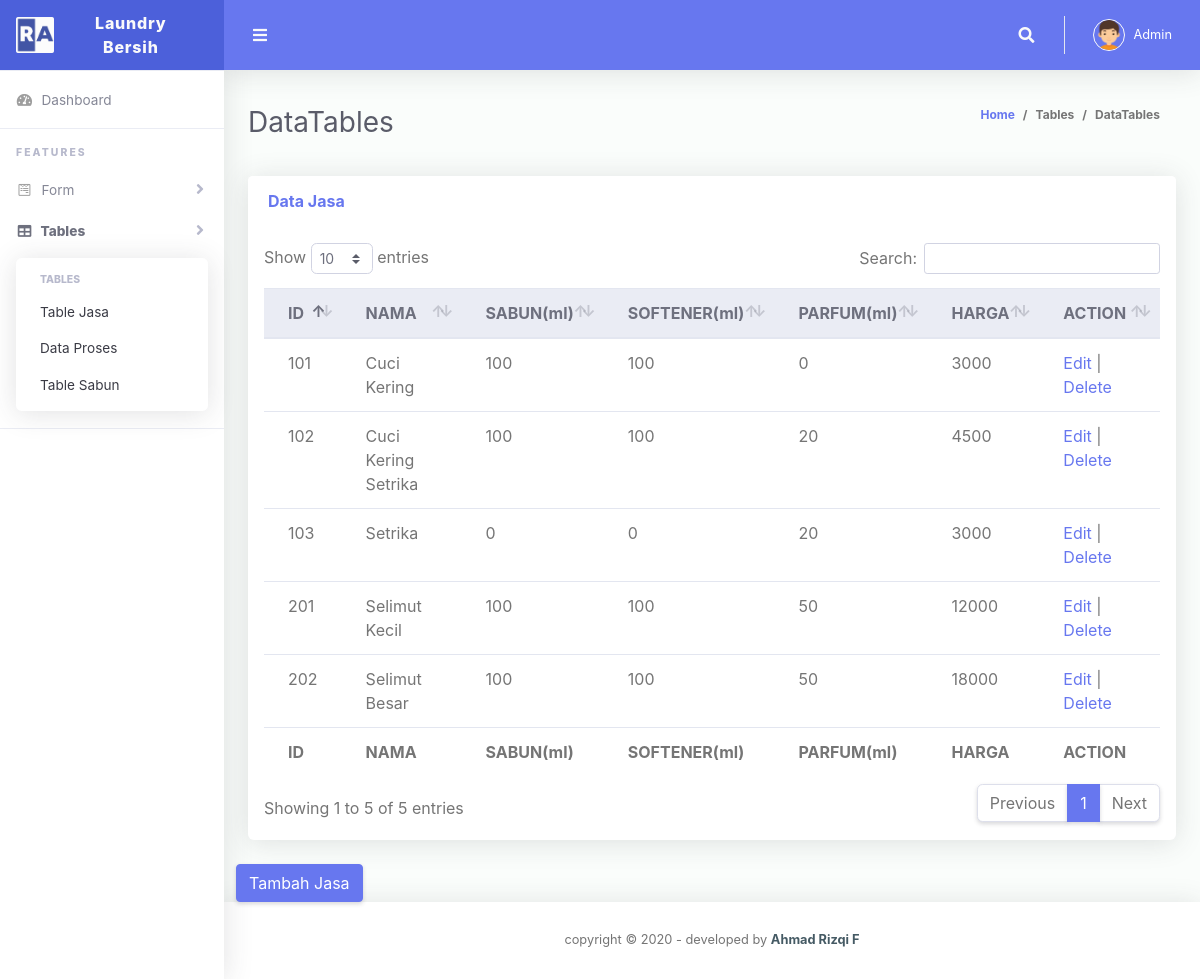
Screenshot of /lama/datajasa.php with the database file from the repository.
### tables this page shows
CREATE TABLE `t_jasa` (
  `id` varchar(4) NOT NULL,
  `nama` varchar(20) NOT NULL,
  `sabun` int(4) NOT NULL,
  `softener` int(4) NOT NULL,
  `parfum` int(4) NOT NULL,
  `harga` int(3) NOT NULL
);

### lama/datajasa.php (the view, shortened to what this page needs)
<!DOCTYPE html>
<html lang="en">
<head>
  <link href="vendor/fontawesome-free/css/all.min.css" rel="stylesheet" type="text/css">
  <link href="vendor/bootstrap/css/bootstrap.min.css" rel="stylesheet" type="text/css">
  <link href="css/ruang-admin.min.css" rel="stylesheet">
  <link href="vendor/datatables/dataTables.bootstrap4.min.css" rel="stylesheet">
</head>
<body id="page-top">
  <div id="wrapper">
    <ul class="navbar-nav sidebar sidebar-light accordion" id="accordionSidebar">
      <a class="sidebar-brand d-flex align-items-center justify-content-center" href="index.php">
        <div class="sidebar-brand-icon">
          <img src="img/logo/logo2.png">
        </div>
        <div class="sidebar-brand-text mx-3">Laundry Bersih</div>
      </a>
      <hr class="sidebar-divider my-0">
      <li class="nav-item">
        <a class="nav-link" href="index.php">
          <i class="fas fa-fw fa-tachometer-alt"></i>
          <span>Dashboard</span></a>
      </li>
      <hr class="sidebar-divider">
      <div class="sidebar-heading">
        Features
      </div>
      <li class="nav-item">
        <a class="nav-link collapsed" href="#" data-toggle="collapse" data-target="#collapseForms" aria-expanded="true"
          aria-controls="collapseForms">
          <i class="fab fa-fw fa-wpforms"></i>
          <span>Form</span>
        </a>
      </li>
      <li class="nav-item active">
        <a class="nav-link collapsed" href="#" data-toggle="collapse" data-target="#collapseTable" aria-expanded="true"
          aria-controls="collapseTable">
          <i class="fas fa-fw fa-table"></i>
          <span>Tables</span>
        </a>
        <div id="collapseTable" class="collapse show" aria-labelledby="headingTable" data-parent="#accordionSidebar">
          <div class="bg-white py-2 collapse-inner rounded">
            <h6 class="collapse-header">Tables</h6>
            <a class="collapse-item" href="datajasa.php">Table Jasa</a>
            <a class="collapse-item" href="datamasuk.php">Data Proses</a>
            <a class="collapse-item" href="datasabun.php">Table Sabun</a>
          </div>
        </div>
      </li>
      <hr class="sidebar-divider">
    </ul>
    <div id="content-wrapper" class="d-flex flex-column">
      <div id="content">
        <nav class="navbar navbar-expand navbar-light bg-navbar topbar mb-4 static-top">
          <button id="sidebarToggleTop" class="btn btn-link rounded-circle mr-3">
            <i class="fa fa-bars"></i>
          </button>
          <ul class="navbar-nav ml-auto">
            <li class="nav-item dropdown no-arrow">
              <a class="nav-link dropdown-toggle" href="#" id="searchDropdown" role="button" data-toggle="dropdown"
                aria-haspopup="true" aria-expanded="false">
                <i class="fas fa-search fa-fw"></i>
              </a>
            </li>
            <li class="nav-item dropdown no-arrow">
              <a class="nav-link dropdown-toggle" href="#" id="userDropdown" role="button" data-toggle="dropdown"
                aria-haspopup="true" aria-expanded="false">
                <img class="img-profile rounded-circle" src="img/boy.png" style="max-width: 60px">
                <span class="ml-2 d-none d-lg-inline text-white small">Admin</span>
              </a>
            </li>
          </ul>
        </nav>
        <div class="container-fluid" id="container-wrapper">
          <div class="d-sm-flex align-items-center justify-content-between mb-4">
            <h1 class="h3 mb-0 text-gray-800">DataTables</h1>
            <ol class="breadcrumb">
              <li class="breadcrumb-item"><a href="./">Home</a></li>
              <li class="breadcrumb-item">Tables</li>
              <li class="breadcrumb-item active" aria-current="page">DataTables</li>
            </ol>
          </div>
          <div class="row">
            <div class="col-lg-12">
              <div class="card mb-4">
                <div class="card-header py-3 d-flex flex-row align-items-center justify-content-between">
                  <h6 class="m-0 font-weight-bold text-primary">Data Jasa</h6>
                </div>
                <div class="table-responsive p-3">
                  <table class="table align-items-center table-flush" id="dataTable">
                    <thead class="thead-light">
                      <tr>
                        <th>ID</th>
                        <th>NAMA</th>
                        <th>SABUN(ml)</th>
                        <th>SOFTENER(ml)</th>
                        <th>PARFUM(ml)</th>
                        <th>HARGA</th>
                        <th>ACTION</th>
                      </tr>
                    </thead>
                    <?php
  include 'libs/conn.php';
  $data = MySQLi_query($mysqli,"SELECT * from t_jasa");
  while ($d = mysqli_fetch_array($data)){
  ?>
  <tr>
    <td><?php echo $d['id']; ?></td>
    <td><?php echo $d['nama']; ?></td>
    <td><?php echo $d['sabun']; ?></td>
    <td><?php echo $d['softener']; ?></td>
    <td><?php echo $d['parfum']; ?></td>
    <td><?php echo $d['harga']; ?></td>
    <td><a href="e_jasa.php?id=<?php echo $d['id']?>" class="btn1">Edit</a> | <a href="act/d_jasa.php?id=<?php echo $d['id']?>" class="btn2" >Delete</a></td>
  </tr>
<?php }
?>
                    <tfoot>
                      <tr>
                        <th>ID</th>
                        <th>NAMA</th>
                        <th>SABUN(ml)</th>
                        <th>SOFTENER(ml)</th>
                        <th>PARFUM(ml)</th>
                        <th>HARGA</th>
                        <th>ACTION</th>
                      </tr>
                    </tfoot>
                  </table>
                </div>
              </div>
            </div>
          <div class="row">
            <div class="col-lg-12">
                      <a href="f_jasa.php" align="center" class="btn btn-primary">Tambah Jasa</a>
                      </div>
            </div>
          </div>
        </div>
      </div>
      <footer class="sticky-footer bg-white">
        <div class="container my-auto">
          <div class="copyright text-center my-auto">
            <span>copyright &copy; 2020 - developed by
              <b><a href="" >Ahmad Rizqi F</a></b>
            </span>
          </div>
        </div>
      </footer>
    </div>
  </div>
</body>
</html>

### rows the page displays
t_jasa: id "101", nama "Cuci Kering", sabun "100", softener "100", parfum "0", harga "3000"
t_jasa: id "102", nama "Cuci Kering Setrika", sabun "100", softener "100", parfum "20", harga "4500"
t_jasa: id "201", nama "Selimut Kecil", sabun "100", softener "100", parfum "50", harga "12000"
t_jasa: id "202", nama "Selimut Besar", sabun "100", softener "100", parfum "50", harga "18000"
t_jasa: id "103", nama "Setrika", sabun "0", softener "0", parfum "20", harga "3000"
